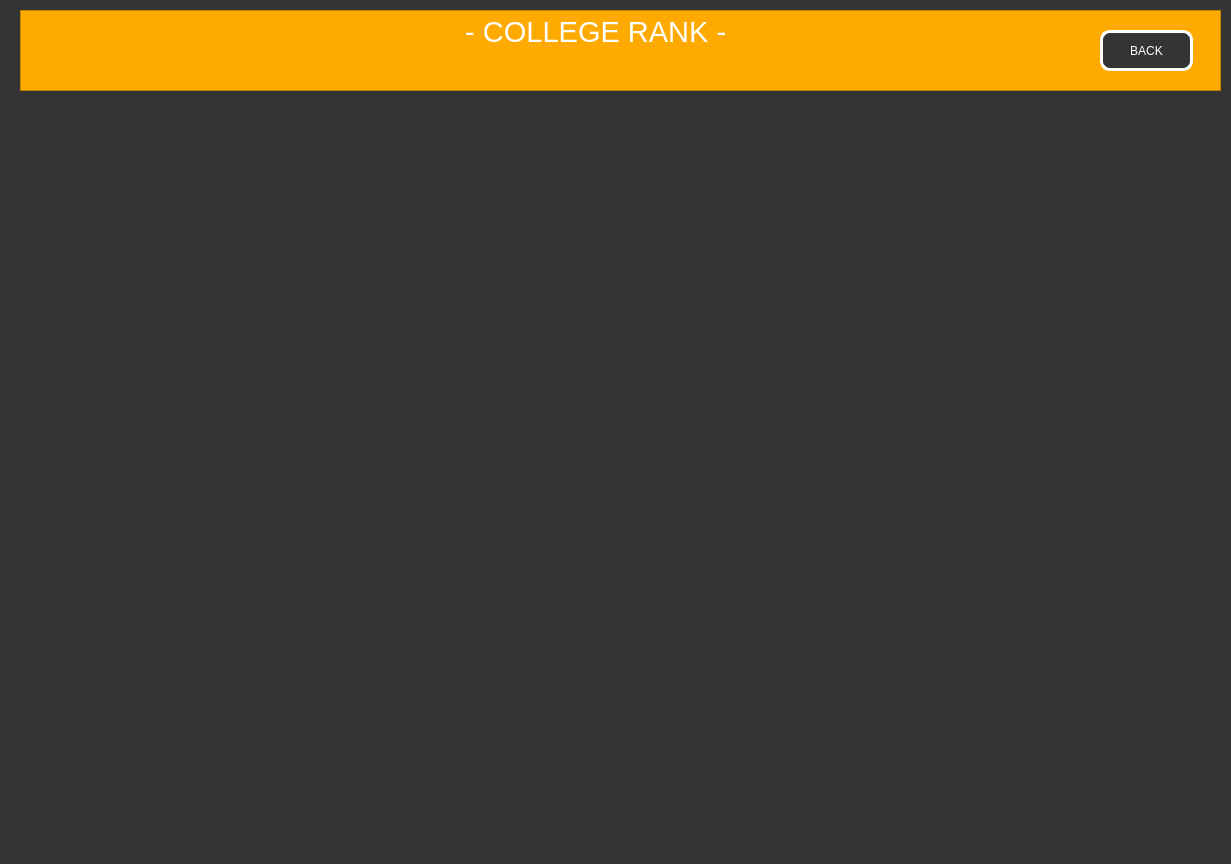
<?xml version="1.0" encoding="UTF-8"?>
<ui version="4.0">
 <class>Form</class>
 <widget class="QWidget" name="Form">
  <property name="geometry">
   <rect>
    <x>0</x>
    <y>0</y>
    <width>1231</width>
    <height>864</height>
   </rect>
  </property>
  <property name="windowTitle">
   <string>Form</string>
  </property>
  <property name="styleSheet">
   <string notr="true">background-color: rgb(52, 52, 52);
color: rgb(255, 255, 255);</string>
  </property>
  <widget class="QTextBrowser" name="Rank_Field">
   <property name="geometry">
    <rect>
     <x>20</x>
     <y>90</y>
     <width>1191</width>
     <height>771</height>
    </rect>
   </property>
   <property name="styleSheet">
    <string notr="true">border:2px solid;
border-left-color: rgb(52, 52, 52);
border-right-color: rgb(52, 52, 52);
border-bottom-color: rgb(52, 52, 52);
border-top-color: rgb(52, 52, 52);
color: rgb(52, 52, 52);</string>
   </property>
  </widget>
  <widget class="QTextBrowser" name="textBrowser">
   <property name="geometry">
    <rect>
     <x>20</x>
     <y>10</y>
     <width>1201</width>
     <height>81</height>
    </rect>
   </property>
   <property name="styleSheet">
    <string notr="true">background-color: rgb(255, 170, 0);</string>
   </property>
   <property name="html">
    <string>&lt;!DOCTYPE HTML PUBLIC &quot;-//W3C//DTD HTML 4.0//EN&quot; &quot;http://www.w3.org/TR/REC-html40/strict.dtd&quot;&gt;
&lt;html&gt;&lt;head&gt;&lt;meta name=&quot;qrichtext&quot; content=&quot;1&quot; /&gt;&lt;style type=&quot;text/css&quot;&gt;
p, li { white-space: pre-wrap; }
&lt;/style&gt;&lt;/head&gt;&lt;body style=&quot; font-family:'MS Shell Dlg 2'; font-size:7.8pt; font-weight:400; font-style:normal;&quot;&gt;
&lt;p style=&quot; margin-top:0px; margin-bottom:0px; margin-left:0px; margin-right:0px; -qt-block-indent:0; text-indent:0px;&quot;&gt;&lt;span style=&quot; font-size:22pt;&quot;&gt;					     - COLLEGE RANK -&lt;/span&gt;&lt;/p&gt;&lt;/body&gt;&lt;/html&gt;</string>
   </property>
  </widget>
  <widget class="QPushButton" name="Back_Button">
   <property name="geometry">
    <rect>
     <x>1100</x>
     <y>30</y>
     <width>93</width>
     <height>41</height>
    </rect>
   </property>
   <property name="styleSheet">
    <string notr="true">border-radius: 10px;
color: rgb(255, 255, 255);
border:3px solid;
border-top-color: rgb(255, 255, 255);
border-right-color: rgb(255, 255, 255);
border-bottom-color: rgb(255, 255, 255);
border-left-color: rgb(255, 255, 255);</string>
   </property>
   <property name="text">
    <string>BACK</string>
   </property>
  </widget>
 </widget>
 <resources/>
 <connections/>
</ui>
